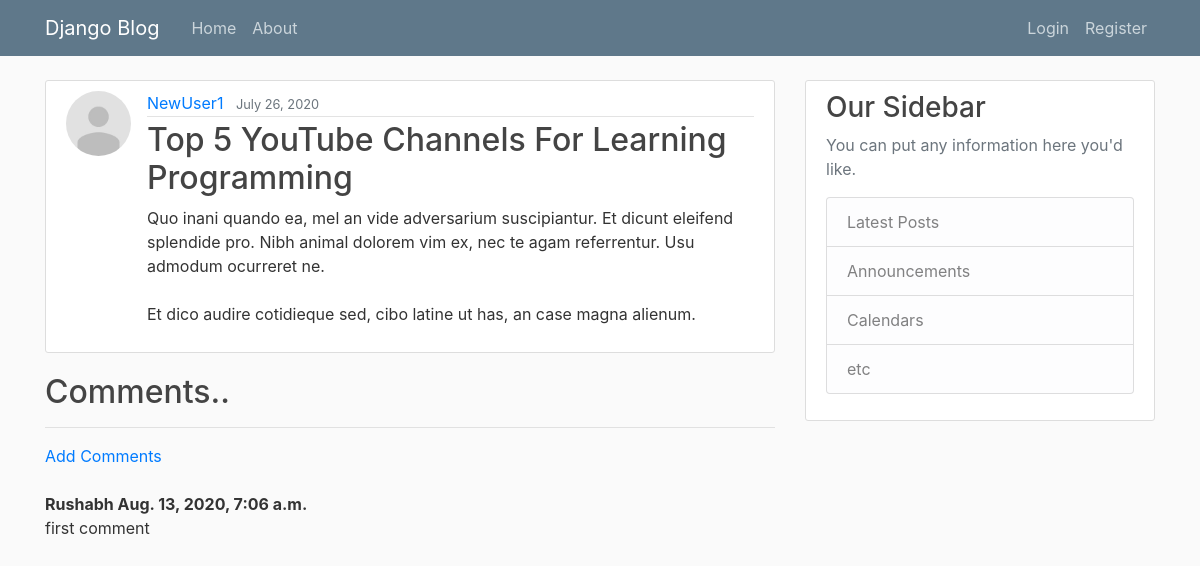
The page /post/30/ on the database its author committed.
### blog/models.py (models this page shows, shortened)
class Post(models.Model):
    title = models.CharField(max_length=100)
    content = models.TextField()
    date_posted = models.DateTimeField(default=timezone.now)
    author = models.ForeignKey(User, on_delete=models.CASCADE)

class Comment(models.Model):
    post = models.ForeignKey(Post, on_delete=models.CASCADE, related_name='comments')
    author = models.CharField(max_length=200)
    text = models.TextField()
    created_date = models.DateTimeField(default=timezone.now)

### user/models.py (models this page shows, shortened)
class Profile(models.Model):
    user = models.OneToOneField(User, on_delete=models.CASCADE)
    image = models.ImageField(default='default.jpg', upload_to='profile_pics')

### blog/views.py (the view)
# urls.py: path('post/<int:pk>/', PostDetailView.as_view(template_name='blog/post_detail.html'), name='post-detail'),
class PostDetailView(DetailView):
    model = Post

### blog/templates/blog/post_detail.html (shortened to what this page needs)
{% extends "blog/base.html" %}
{% block content %}
  <article class="media content-section">
    <img class="rounded-circle article-img" src="{{ object.author.profile.image.url }}">
    <div class="media-body">
      <div class="article-metadata">
        <a class="mr-2" href="{% url 'user-posts' object.author.username %}">{{ object.author }}</a>
        <small class="text-muted">{{ object.date_posted|date:"F d, Y" }}</small>
      </div>
      <h2 class="article-title">{{ object.title }}</h2>
      <p class="article-content">{{ object.content }}</p>
    </div>
  </article>
  <h2>Comments..</h2>
  <hr>
  {% if not post.comments.all %}
    No comments Yet...<a href="{% url 'post_comment' post.pk %}">Add Comments</a>
  {% else %}
    <a href="{% url 'post_comment' post.pk %}">Add Comments</a><br><br>
    {% for comment in post.comments.all %}
      <strong>
        {{ comment.author }}
        {{ comment.created_date }}</strong><br/>
        {{ comment.text }}
      <br><br>
    {% endfor %}
  {% endif %}
{% endblock content %}

### blog/static/blog/main.css (style rules this page uses)
body { background: #fafafa; color: #333333; margin-top: 5rem; }
h1, h2, h3, h4, h5, h6 { color: #444444; }
.content-section { background: #ffffff; padding: 10px 20px; border: 1px solid #dddddd; border-radius: 3px; margin-bottom: 20px; }
.article-title { color: #444444; }
.article-content { white-space: pre-line; }
.article-img { height: 65px; width: 65px; margin-right: 16px; }
.article-metadata { padding-bottom: 1px; margin-bottom: 4px; border-bottom: 1px solid #e3e3e3 }

### rows shown on the page
Post: author.profile.image (placeholder picture), author "NewUser1", date_posted "July 26, 2020", title "Top 5 YouTube Channels For Learning Programming", content "Quo inani quando ea, mel an vide adversarium suscipiantur. Et dicunt eleifend splendide pro. Nibh animal dolorem vim ex, nec te agam referrentur. Usu admodum ocurreret ne. Et dico audire cotidieque sed, cibo latine ut has, an case magna alienum."
Comment: author "Rushabh", created_date "Aug. 13, 2020, 7:06 a.m.", text "first comment"
